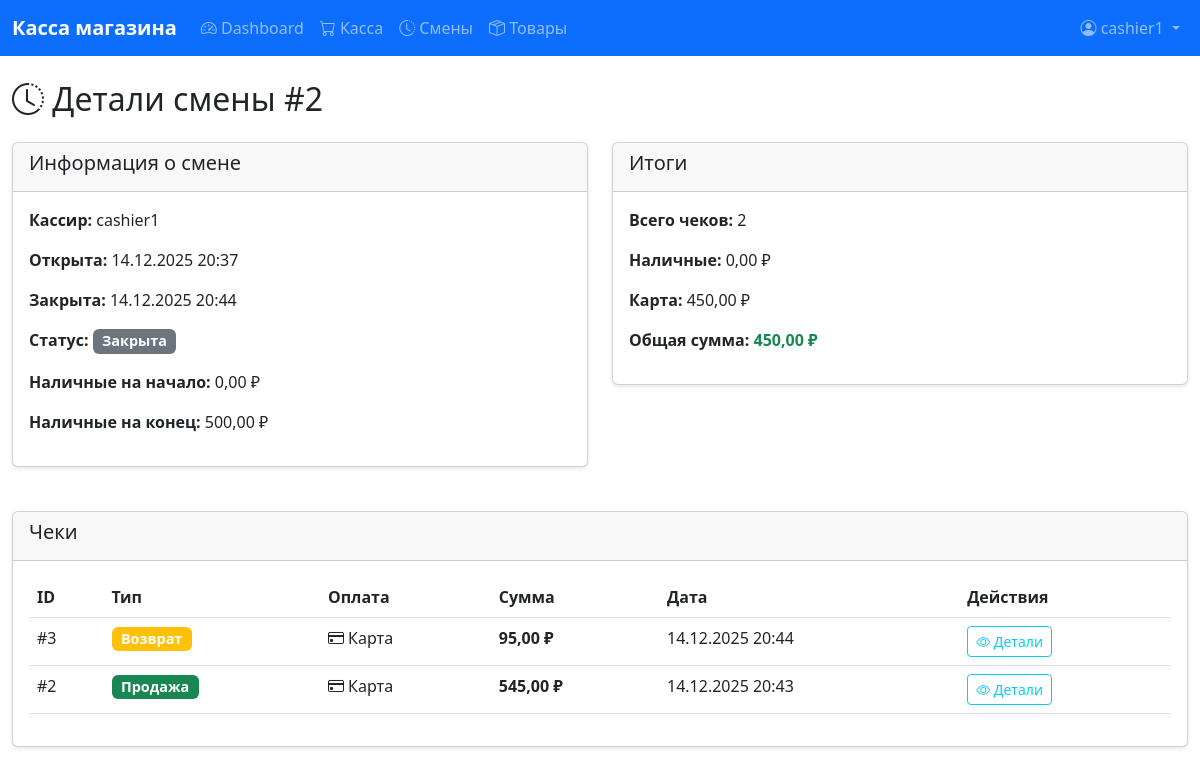
/shifts/2/ (signed in), run on the app's committed database.
### core/models.py (models this page shows, shortened)
class Shift(models.Model):
    STATUS_OPEN = 'OPEN'
    STATUS_CLOSED = 'CLOSED'
    STATUS_CHOICES = [
        (STATUS_OPEN, 'Открыта'),
        (STATUS_CLOSED, 'Закрыта'),
    ]
    cashier = models.ForeignKey(User, on_delete=models.CASCADE, related_name='shifts', verbose_name='Кассир')
    opened_at = models.DateTimeField(auto_now_add=True, verbose_name='Открыта')
    closed_at = models.DateTimeField(null=True, blank=True, verbose_name='Закрыта')
    status = models.CharField(max_length=10, choices=STATUS_CHOICES, default=STATUS_OPEN, verbose_name='Статус')
    opening_cash = models.DecimalField(max_digits=10, decimal_places=2, default=Decimal('0.00'), verbose_name='Наличные на начало')
    closing_cash = models.DecimalField(max_digits=10, decimal_places=2, null=True, blank=True, verbose_name='Наличные на конец')
    created_at = models.DateTimeField(auto_now_add=True, verbose_name='Создана')
    updated_at = models.DateTimeField(auto_now=True, verbose_name='Обновлена')
    class Meta:
        verbose_name = 'Смена'
        verbose_name_plural = 'Смены'
        ordering = ['-opened_at']
    @property
    def total_cash(self):
        sales = self.receipts.filter(
            payment_method=Receipt.PAYMENT_CASH,
            receipt_type=Receipt.RECEIPT_SALE
        ).aggregate(total=models.Sum('total_amount'))['total'] or Decimal('0.00')
        returns = self.receipts.filter(
            payment_method=Receipt.PAYMENT_CASH,
            receipt_type=Receipt.RECEIPT_RETURN
        ).aggregate(total=models.Sum('total_amount'))['total'] or Decimal('0.00')
        return sales - returns
    @property
    def total_card(self):
        sales = self.receipts.filter(
            payment_method=Receipt.PAYMENT_CARD,
            receipt_type=Receipt.RECEIPT_SALE
        ).aggregate(total=models.Sum('total_amount'))['total'] or Decimal('0.00')
        returns = self.receipts.filter(
            payment_method=Receipt.PAYMENT_CARD,
            receipt_type=Receipt.RECEIPT_RETURN
        ).aggregate(total=models.Sum('total_amount'))['total'] or Decimal('0.00')
        return sales - returns
    @property
    def total_amount(self):
        sales = self.receipts.filter(receipt_type=Receipt.RECEIPT_SALE).aggregate(
            total=models.Sum('total_amount')
        )['total'] or Decimal('0.00')
        returns = self.receipts.filter(receipt_type=Receipt.RECEIPT_RETURN).aggregate(
            total=models.Sum('total_amount')
        )['total'] or Decimal('0.00')
        return sales - returns

class Receipt(models.Model):
    RECEIPT_SALE = 'SALE'
    RECEIPT_RETURN = 'RETURN'
    RECEIPT_TYPE_CHOICES = [
        (RECEIPT_SALE, 'Продажа'),
        (RECEIPT_RETURN, 'Возврат'),
    ]
    PAYMENT_CASH = 'CASH'
    PAYMENT_CARD = 'CARD'
    PAYMENT_METHOD_CHOICES = [
        (PAYMENT_CASH, 'Наличные'),
        (PAYMENT_CARD, 'Карта'),
    ]
    shift = models.ForeignKey(Shift, on_delete=models.CASCADE, related_name='receipts', verbose_name='Смена')
    cashier = models.ForeignKey(User, on_delete=models.CASCADE, related_name='receipts', verbose_name='Кассир')
    receipt_type = models.CharField(max_length=10, choices=RECEIPT_TYPE_CHOICES, verbose_name='Тип чека')
    payment_method = models.CharField(max_length=10, choices=PAYMENT_METHOD_CHOICES, verbose_name='Способ оплаты')
    total_amount = models.DecimalField(max_digits=10, decimal_places=2, validators=[MinValueValidator(Decimal('0.01'))], verbose_name='Сумма')
    related_sale = models.ForeignKey('self', on_delete=models.SET_NULL, null=True, blank=True, verbose_name='Связанная продажа')
    created_at = models.DateTimeField(auto_now_add=True, verbose_name='Создан')
    class Meta:
        verbose_name = 'Чек'
        verbose_name_plural = 'Чеки'
        ordering = ['-created_at']

### core/views.py (the view)
# urls.py: path('shifts/<int:shift_id>/', views.shift_detail, name='shift_detail'),
@login_required
def shift_detail(request, shift_id):
    shift = get_object_or_404(Shift, id=shift_id)
    user = request.user
    if not (user.is_staff or user.is_superuser) and shift.cashier != user:
        return redirect('shifts_list')
    receipts = shift.receipts.all()
    return render(request, 'core/shift_detail.html', {
        'shift': shift,
        'receipts': receipts
    })

### templates/core/shift_detail.html (shortened to what this page needs)
{% extends 'core/base.html' %}
{% block content %}
<div class="row">
    <div class="col-12">
        <h2 class="mb-4"><i class="bi bi-clock-history"></i> Детали смены #{{ shift.id }}</h2>
    </div>
</div>
<div class="row mb-4">
    <div class="col-md-6">
        <div class="card">
            <div class="card-header">
                <h5>Информация о смене</h5>
            </div>
            <div class="card-body">
                <p><strong>Кассир:</strong> {{ shift.cashier.username }}</p>
                <p><strong>Открыта:</strong> {{ shift.opened_at|date:"d.m.Y H:i" }}</p>
                <p><strong>Закрыта:</strong> {{ shift.closed_at|date:"d.m.Y H:i"|default:"—" }}</p>
                <p><strong>Статус:</strong>
                    {% if shift.status == 'OPEN' %}
                        <span class="badge bg-success">Открыта</span>
                    {% else %}
                        <span class="badge bg-secondary">Закрыта</span>
                    {% endif %}
                </p>
                <p><strong>Наличные на начало:</strong> {{ shift.opening_cash|floatformat:2 }} ₽</p>
                {% if shift.closing_cash %}
                <p><strong>Наличные на конец:</strong> {{ shift.closing_cash|floatformat:2 }} ₽</p>
                {% endif %}
            </div>
        </div>
    </div>
    <div class="col-md-6">
        <div class="card">
            <div class="card-header">
                <h5>Итоги</h5>
            </div>
            <div class="card-body">
                <p><strong>Всего чеков:</strong> {{ receipts|length }}</p>
                <p><strong>Наличные:</strong> {{ shift.total_cash|floatformat:2 }} ₽</p>
                <p><strong>Карта:</strong> {{ shift.total_card|floatformat:2 }} ₽</p>
                <p><strong>Общая сумма:</strong> <strong class="text-success">{{ shift.total_amount|floatformat:2 }} ₽</strong></p>
            </div>
        </div>
    </div>
</div>
<div class="card">
    <div class="card-header">
        <h5>Чеки</h5>
    </div>
    <div class="card-body">
        <div class="table-responsive">
            <table class="table table-hover">
                <thead>
                    <tr>
                        <th>ID</th>
                        <th>Тип</th>
                        <th>Оплата</th>
                        <th>Сумма</th>
                        <th>Дата</th>
                        <th>Действия</th>
                    </tr>
                </thead>
                <tbody>
                    {% for receipt in receipts %}
                    <tr>
                        <td>#{{ receipt.id }}</td>
                        <td>
                            {% if receipt.receipt_type == 'SALE' %}
                                <span class="badge bg-success">Продажа</span>
                            {% else %}
                                <span class="badge bg-warning">Возврат</span>
                            {% endif %}
                        </td>
                        <td>
                            {% if receipt.payment_method == 'CASH' %}
                                <i class="bi bi-cash"></i> Наличные
                            {% else %}
                                <i class="bi bi-credit-card"></i> Карта
                            {% endif %}
                        </td>
                        <td><strong>{{ receipt.total_amount|floatformat:2 }} ₽</strong></td>
                        <td>{{ receipt.created_at|date:"d.m.Y H:i" }}</td>
                        <td>
                            <button class="btn btn-sm btn-outline-info" onclick="showReceiptDetails({{ receipt.id }})">
                                <i class="bi bi-eye"></i> Детали
                            </button>
                        </td>
                    </tr>
                    {% empty %}
                    <tr>
                        <td colspan="6" class="text-center text-muted">Чеки не найдены</td>
                    </tr>
                    {% endfor %}
                </tbody>
            </table>
        </div>
    </div>
</div>
{% endblock %}

### templates/core/base.html (shortened to what this page needs)
<!DOCTYPE html>
<html lang="ru">
<head>
    <link href="https://cdn.jsdelivr.net/npm/bootstrap@5.3.0/dist/css/bootstrap.min.css" rel="stylesheet">
    <link href="https://cdn.jsdelivr.net/npm/bootstrap-icons@1.11.0/font/bootstrap-icons.css" rel="stylesheet">
</head>
<body>
    <nav class="navbar navbar-expand-lg navbar-dark bg-primary">
        <div class="container-fluid">
            <a class="navbar-brand" href="{% url 'dashboard' %}">
                 Касса магазина
            </a>
            <div class="collapse navbar-collapse" id="navbarNav">
                <ul class="navbar-nav me-auto">
                    <li class="nav-item">
                        <a class="nav-link" href="{% url 'dashboard' %}">
                            <i class="bi bi-speedometer2"></i> Dashboard
                        </a>
                    </li>
                    {% if not user.is_staff and not user.is_superuser %}
                    <li class="nav-item">
                        <a class="nav-link" href="{% url 'pos' %}">
                            <i class="bi bi-cart"></i> Касса
                        </a>
                    </li>
                    {% endif %}
                    <li class="nav-item">
                        <a class="nav-link" href="{% url 'shifts_list' %}">
                            <i class="bi bi-clock-history"></i> Смены
                        </a>
                    </li>
                    <li class="nav-item">
                        <a class="nav-link" href="{% url 'products_list' %}">
                            <i class="bi bi-box-seam"></i> Товары
                        </a>
                    </li>
                </ul>
                <ul class="navbar-nav">
                    <li class="nav-item dropdown">
                        <a class="nav-link dropdown-toggle" href="#" id="navbarDropdown" role="button" data-bs-toggle="dropdown">
                            <i class="bi bi-person-circle"></i> {{ user.username }}
                        </a>
                    </li>
                </ul>
            </div>
        </div>
    </nav>
    <div class="container-fluid mt-4">
        {% block content %}{% endblock %}
    </div>
</body>
</html>

### templates/core/base.html (style rules this page uses)
.navbar-brand { font-weight: bold; }
.card { box-shadow: 0 2px 4px rgba(0,0,0,0.1); margin-bottom: 20px; }
.badge { font-size: 0.9em; }
.table-responsive { border-radius: 8px; }

### data on the page
Shift: id "2", cashier.username "cashier1", opened_at "14.12.2025 20:37", closed_at "14.12.2025 20:44", opening_cash "0,00", closing_cash "500,00", total_cash "0,00", total_card "450,00", total_amount "450,00"
Receipt: id "3", receipt_type "Возврат", payment_method "CARD" (drawn), total_amount "95,00", created_at "14.12.2025 20:44"
Receipt: id "2", receipt_type "Продажа", payment_method "CARD" (drawn), total_amount "545,00", created_at "14.12.2025 20:43"

### other printed values
{{ user.username }} "cashier1"
{{ receipts|length }} "2"
